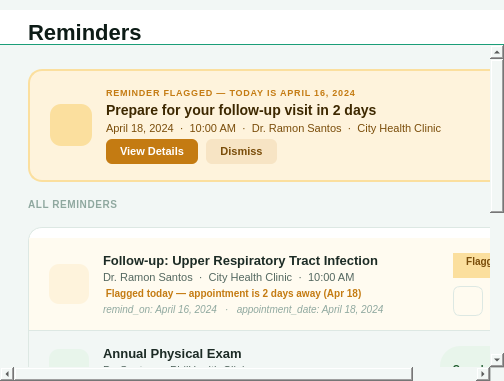
<?xml version='1.0' encoding='utf-8'?>
<ui version="4.0">
 <class>PageReminders</class>
 <widget class="QWidget" name="PageReminders">
  <property name="styleSheet">
   <string>QWidget { background-color: #F2F7F5; font-family: "Segoe UI", sans-serif; } QLabel { background: transparent; }</string>
  </property>
  <layout class="QVBoxLayout" name="remLayout">
   <property name="spacing"><number>0</number></property>
   <property name="leftMargin"><number>0</number></property><property name="topMargin"><number>10</number></property><property name="rightMargin"><number>0</number></property><property name="bottomMargin"><number>0</number></property>

   
   <item>
    <widget class="QFrame" name="topbar">
      <property name="styleSheet"><string>QFrame#topbar { background: #FFFFFF; border-bottom: 1px solid #1A9E78; }</string></property>
      <property name="minimumHeight"><number>72</number></property><property name="maximumHeight"><number>72</number></property>
      <layout class="QHBoxLayout"><property name="leftMargin"><number>28</number></property><property name="topMargin"><number>10</number></property><property name="rightMargin"><number>28</number></property><property name="bottomMargin"><number>0</number></property>
       <item><layout class="QVBoxLayout"><property name="spacing"><number>1</number></property>
        <item><widget class="QLabel"><property name="text"><string>Reminders</string></property><property name="styleSheet"><string>QLabel { font-size: 22px; font-weight: bold; color: #0D1B16; }</string></property></widget></item>
       </layout></item>
      <item><spacer><property name="orientation"><enum>Qt::Horizontal</enum></property><property name="sizeHint" stdset="0"><size><width>40</width><height>20</height></size></property></spacer></item>
     </layout>
    </widget>
   </item>

   <item>
    <widget class="QScrollArea" name="scrollArea">
     <property name="widgetResizable"><bool>true</bool></property>
     <property name="frameShape"><enum>QFrame::NoFrame</enum></property>
     <property name="styleSheet"><string>QScrollArea { background: #F2F7F5; border: none; }</string></property>
     <widget class="QWidget" name="scrollContent">
      <layout class="QVBoxLayout">
       <property name="spacing"><number>16</number></property>
       <property name="leftMargin"><number>28</number></property><property name="topMargin"><number>24</number></property><property name="rightMargin"><number>28</number></property><property name="bottomMargin"><number>28</number></property>

       
       <item>
        <widget class="QFrame" name="activeBanner">
         <property name="styleSheet"><string>QFrame#activeBanner { background: #FEF3DC; border: 1.5px solid #FBDF9E; border-radius: 14px; }</string></property>
         <layout class="QHBoxLayout"><property name="leftMargin"><number>20</number></property><property name="topMargin"><number>16</number></property><property name="rightMargin"><number>20</number></property><property name="bottomMargin"><number>16</number></property><property name="spacing"><number>14</number></property>
          <item><widget class="QLabel"><property name="pixmap"><pixmap><normaloff>../assets/ic_bell.svg</normaloff>../assets/ic_bell.svg</pixmap></property>
     <property name="scaledContents"><bool>true</bool></property><property name="minimumSize"><size><width>42</width><height>42</height></size></property><property name="maximumSize"><size><width>42</width><height>42</height></size></property><property name="styleSheet"><string>QLabel { background: #FBDF9E; border-radius: 11px;
    }</string></property></widget></item>
          <item>
           <layout class="QVBoxLayout"><property name="spacing"><number>4</number></property>
            <item><widget class="QLabel"><property name="text"><string>REMINDER FLAGGED — TODAY IS APRIL 16, 2024</string></property><property name="styleSheet"><string>QLabel { font-size: 9px; font-weight: bold; color: #C47B12; letter-spacing: 0.8px; }</string></property></widget></item>
            <item><widget class="QLabel"><property name="text"><string>Prepare for your follow-up visit in 2 days</string></property><property name="styleSheet"><string>QLabel { font-size: 14px; font-weight: bold; color: #3D2800; }</string></property></widget></item>
            <item><widget class="QLabel"><property name="text"><string>April 18, 2024  ·  10:00 AM  ·  Dr. Ramon Santos  ·  City Health Clinic</string></property><property name="styleSheet"><string>QLabel { font-size: 11px; color: #7A4D0A; }</string></property></widget></item>
            <item>
             <layout class="QHBoxLayout"><property name="spacing"><number>8</number></property>
              <item><widget class="QPushButton" name="btnViewDetails"><property name="text"><string>View Details</string></property><property name="styleSheet"><string>QPushButton { background: #C47B12; color: #FFF; font-size: 11px; font-weight: 600; border: none; border-radius: 6px; padding: 6px 14px; } QPushButton:hover { background: #7A4D0A; }</string></property></widget></item>
              <item><widget class="QPushButton" name="btnDismiss"><property name="text"><string>Dismiss</string></property><property name="styleSheet"><string>QPushButton { background: rgba(196,123,18,0.12); color: #7A4D0A; font-size: 11px; font-weight: 600; border: none; border-radius: 6px; padding: 6px 14px; } QPushButton:hover { background: rgba(196,123,18,0.22); }</string></property></widget></item>
              <item><spacer><property name="orientation"><enum>Qt::Horizontal</enum></property><property name="sizeHint" stdset="0"><size><width>40</width><height>20</height></size></property></spacer></item>
             </layout>
            </item>
           </layout>
          </item>
         </layout>
        </widget>
       </item>

       
       <item><widget class="QLabel"><property name="text"><string>ALL REMINDERS</string></property><property name="styleSheet"><string>QLabel { font-size: 10px; font-weight: bold; color: #8FA89F; letter-spacing: 0.6px; }</string></property></widget></item>

       <item>
        <widget class="QFrame" name="remList">
         <property name="styleSheet"><string>QFrame#remList { background: #FFFFFF; border: 1px solid #DDE8E3; border-radius: 14px; }</string></property>
         <layout class="QVBoxLayout"><property name="spacing"><number>0</number></property><property name="leftMargin"><number>0</number></property><property name="topMargin"><number>10</number></property><property name="rightMargin"><number>0</number></property><property name="bottomMargin"><number>0</number></property>

          
          <item>
           <widget class="QFrame" name="rem1">
            <property name="styleSheet"><string>QFrame#rem1 { background: #FFFBF0; border-bottom: 1px solid #DDE8E3; }</string></property>
            <layout class="QHBoxLayout"><property name="leftMargin"><number>20</number></property><property name="topMargin"><number>15</number></property><property name="rightMargin"><number>20</number></property><property name="bottomMargin"><number>15</number></property><property name="spacing"><number>14</number></property>
             <item><widget class="QLabel"><property name="pixmap"><pixmap><normaloff>../assets/ic_bell.svg</normaloff>../assets/ic_bell.svg</pixmap></property>
     <property name="scaledContents"><bool>true</bool></property><property name="minimumSize"><size><width>40</width><height>40</height></size></property><property name="maximumSize"><size><width>40</width><height>40</height></size></property><property name="styleSheet"><string>QLabel { background: #FEF3DC; border-radius: 10px;
    padding: 4px; }</string></property></widget></item>
             <item>
              <layout class="QVBoxLayout"><property name="spacing"><number>3</number></property>
               <item><widget class="QLabel"><property name="text"><string>Follow-up: Upper Respiratory Tract Infection</string></property><property name="styleSheet"><string>QLabel { font-size: 13px; font-weight: bold; color: #1C2B25; }</string></property></widget></item>
               <item><widget class="QLabel"><property name="text"><string>Dr. Ramon Santos  ·  City Health Clinic  ·  10:00 AM</string></property><property name="styleSheet"><string>QLabel { font-size: 11px; color: #546860; }</string></property></widget></item>
               <item><widget class="QLabel"><property name="text"><string> Flagged today — appointment is 2 days away (Apr 18)</string></property><property name="styleSheet"><string>QLabel { font-size: 10px; color: #C47B12; font-weight: 600; }</string></property></widget></item>
               <item><widget class="QLabel"><property name="text"><string>remind_on: April 16, 2024   ·   appointment_date: April 18, 2024</string></property><property name="styleSheet"><string>QLabel { font-size: 10px; color: #8FA89F; font-style: italic; }</string></property></widget></item>
              </layout>
             </item>
             <item><spacer><property name="orientation"><enum>Qt::Horizontal</enum></property><property name="sizeHint" stdset="0"><size><width>40</width><height>20</height></size></property></spacer></item>
             <item>
              <layout class="QVBoxLayout"><property name="spacing"><number>8</number></property>
               <item><widget class="QLabel"><property name="text"><string>  Flagged  </string></property><property name="alignment"><set>AlignRight</set></property><property name="styleSheet"><string>QLabel { background: #FBDF9E; color: #7A4D0A; font-size: 10px; font-weight: bold; border-radius: 20px; padding: 2px 4px; }</string></property></widget></item>
               <item><widget class="QPushButton" name="btnRem1View"><property name="text"><string></string></property><property name="minimumSize"><size><width>30</width><height>30</height></size></property><property name="maximumSize"><size><width>30</width><height>30</height></size></property><property name="styleSheet"><string>QPushButton { background: transparent; color: #546860; font-size: 18px; border: 1px solid #DDE8E3; border-radius: 7px; } QPushButton:hover { background: #E3F5EE; }</string></property></widget></item>
              </layout>
             </item>
            </layout>
           </widget>
          </item>

          
          <item>
           <widget class="QFrame" name="rem2">
            <property name="styleSheet"><string>QFrame#rem2 { border-bottom: 1px solid #DDE8E3; } QFrame#rem2:hover { background: #F8FBFA; }</string></property>
            <layout class="QHBoxLayout"><property name="leftMargin"><number>20</number></property><property name="topMargin"><number>15</number></property><property name="rightMargin"><number>20</number></property><property name="bottomMargin"><number>15</number></property><property name="spacing"><number>14</number></property>
             <item><widget class="QLabel"><property name="pixmap"><pixmap><normaloff>../assets/ic_check.svg</normaloff>../assets/ic_check.svg</pixmap></property>
     <property name="scaledContents"><bool>true</bool></property><property name="minimumSize"><size><width>40</width><height>40</height></size></property><property name="maximumSize"><size><width>40</width><height>40</height></size></property><property name="styleSheet"><string>QLabel { background: #E8F5EB; border-radius: 10px;
    padding: 4px; }</string></property></widget></item>
             <item>
              <layout class="QVBoxLayout"><property name="spacing"><number>3</number></property>
               <item><widget class="QLabel"><property name="text"><string>Annual Physical Exam</string></property><property name="styleSheet"><string>QLabel { font-size: 13px; font-weight: bold; color: #1C2B25; }</string></property></widget></item>
               <item><widget class="QLabel"><property name="text"><string>Dr. Santos  ·  PhilHealth Clinic</string></property><property name="styleSheet"><string>QLabel { font-size: 11px; color: #546860; }</string></property></widget></item>
               <item><widget class="QLabel"><property name="text"><string>remind_on: January 8, 2024   ·   appointment_date: January 10, 2024</string></property><property name="styleSheet"><string>QLabel { font-size: 10px; color: #8FA89F; font-style: italic; }</string></property></widget></item>
              </layout>
             </item>
             <item><spacer><property name="orientation"><enum>Qt::Horizontal</enum></property><property name="sizeHint" stdset="0"><size><width>40</width><height>20</height></size></property></spacer></item>
             <item><widget class="QLabel"><property name="text"><string>  Completed  </string></property><property name="styleSheet"><string>QLabel { background: #E8F5EB; color: #1F5C2E; font-size: 10px; font-weight: bold; border-radius: 20px; padding: 2px 4px; }</string></property></widget></item>
            </layout>
           </widget>
          </item>

          
          <item>
           <widget class="QFrame" name="rem3">
            <property name="styleSheet"><string>QFrame#rem3:hover { background: #F8FBFA; }</string></property>
            <layout class="QHBoxLayout"><property name="leftMargin"><number>20</number></property><property name="topMargin"><number>15</number></property><property name="rightMargin"><number>20</number></property><property name="bottomMargin"><number>15</number></property><property name="spacing"><number>14</number></property>
             <item><widget class="QLabel"><property name="pixmap"><pixmap><normaloff>../assets/ic_check.svg</normaloff>../assets/ic_check.svg</pixmap></property>
     <property name="scaledContents"><bool>true</bool></property><property name="minimumSize"><size><width>40</width><height>40</height></size></property><property name="maximumSize"><size><width>40</width><height>40</height></size></property><property name="styleSheet"><string>QLabel { background: #E8F5EB; border-radius: 10px;
    padding: 4px; }</string></property></widget></item>
             <item>
              <layout class="QVBoxLayout"><property name="spacing"><number>3</number></property>
               <item><widget class="QLabel"><property name="text"><string>ER Follow-up Checkup</string></property><property name="styleSheet"><string>QLabel { font-size: 13px; font-weight: bold; color: #1C2B25; }</string></property></widget></item>
               <item><widget class="QLabel"><property name="text"><string>Dr. Mendoza  ·  QC General Hospital</string></property><property name="styleSheet"><string>QLabel { font-size: 11px; color: #546860; }</string></property></widget></item>
               <item><widget class="QLabel"><property name="text"><string>remind_on: November 1, 2023   ·   appointment_date: November 3, 2023</string></property><property name="styleSheet"><string>QLabel { font-size: 10px; color: #8FA89F; font-style: italic; }</string></property></widget></item>
              </layout>
             </item>
             <item><spacer><property name="orientation"><enum>Qt::Horizontal</enum></property><property name="sizeHint" stdset="0"><size><width>40</width><height>20</height></size></property></spacer></item>
             <item><widget class="QLabel"><property name="text"><string>  Completed  </string></property><property name="styleSheet"><string>QLabel { background: #E8F5EB; color: #1F5C2E; font-size: 10px; font-weight: bold; border-radius: 20px; padding: 2px 4px; }</string></property></widget></item>
            </layout>
           </widget>
          </item>

         </layout>
        </widget>
       </item>

       
       <item>
        <widget class="QFrame" name="infoBox">
         <property name="styleSheet"><string>QFrame#infoBox { background: #E3F5EE; border: 1px solid #9FE1CB; border-radius: 14px; }</string></property>
         <layout class="QHBoxLayout"><property name="leftMargin"><number>20</number></property><property name="topMargin"><number>16</number></property><property name="rightMargin"><number>20</number></property><property name="bottomMargin"><number>16</number></property><property name="spacing"><number>12</number></property>
          <item><widget class="QLabel"><property name="pixmap"><pixmap><normaloff>../assets/ic_info.svg</normaloff>../assets/ic_info.svg</pixmap></property>
     <property name="scaledContents"><bool>true</bool></property><property name="minimumSize"><size><width>36</width><height>36</height></size></property><property name="maximumSize"><size><width>36</width><height>36</height></size></property><property name="styleSheet"><string>QLabel { background: #9FE1CB; color: #084332; border-radius: 9px;
    font-weight: bold; padding: 4px; }</string></property></widget></item>
          <item>
           <layout class="QVBoxLayout"><property name="spacing"><number>3</number></property>
            <item><widget class="QLabel"><property name="text"><string>How auto-reminders work</string></property><property name="styleSheet"><string>QLabel { font-size: 12px; font-weight: bold; color: #084332; }</string></property></widget></item>
            <item>
             <widget class="QLabel" name="infoText">
              <property name="text"><string>When you add an appointment, HealthLink automatically computes the remind_on date as 2 days before your scheduled visit. On that date, the system flags the reminder and displays the notification banner on your dashboard and here.</string></property>
              <property name="wordWrap"><bool>true</bool></property>
              <property name="styleSheet"><string>QLabel { font-size: 12px; color: #0D6B52; line-height: 1.5; }</string></property>
             </widget>
            </item>
           </layout>
          </item>
         </layout>
        </widget>
       </item>

       <item><spacer><property name="orientation"><enum>Qt::Vertical</enum></property><property name="sizeHint" stdset="0"><size><width>40</width><height>20</height></size></property></spacer></item>
      </layout>
     </widget>
    </widget>
   </item>
  </layout>
 </widget>
 <resources /><connections />
</ui>
